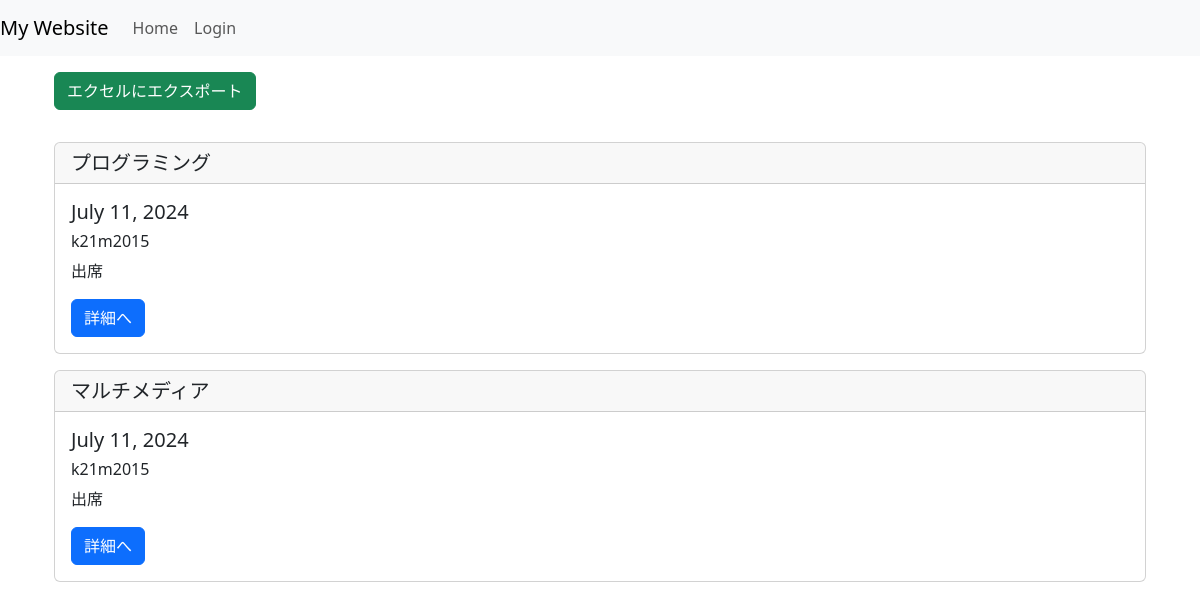
The page /list/ on the database as committed earlier.
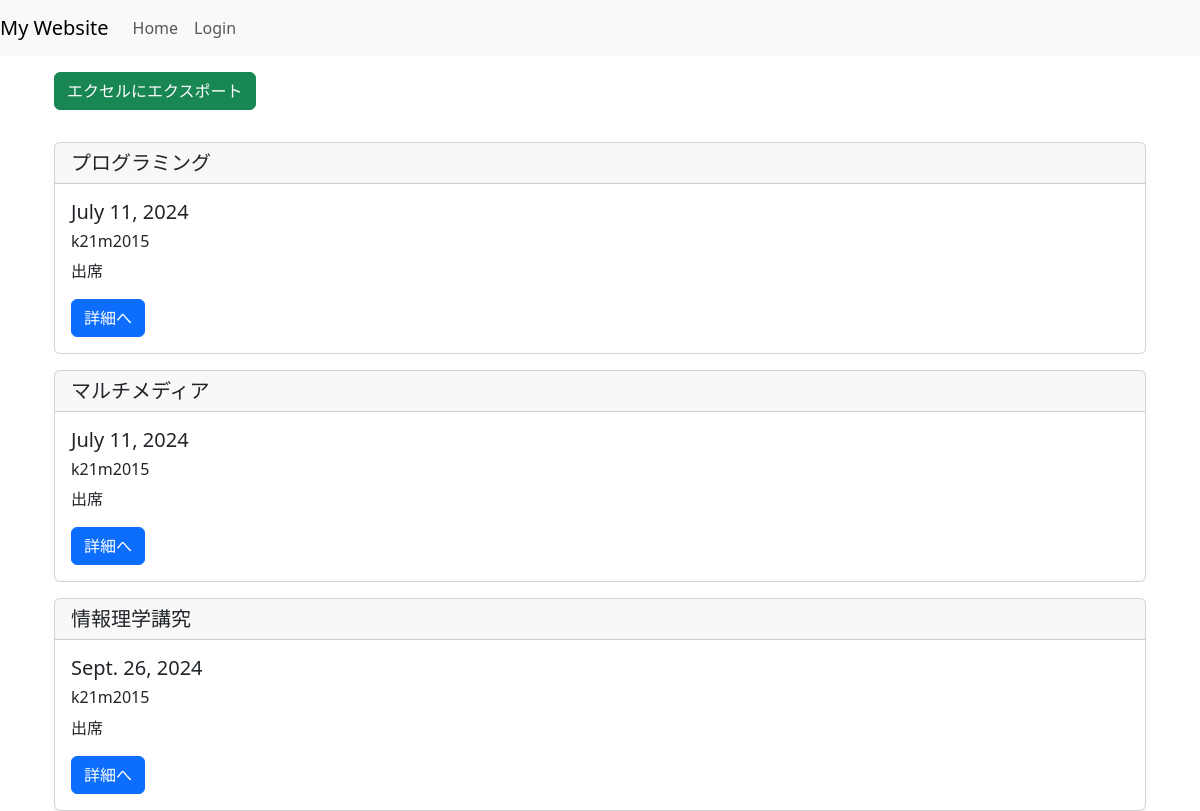
The same page on the database as committed later.
### blogpost/models.py (models this page shows, shortened)
class Attendance(models.Model):
    class_name = models.CharField(max_length=100)
    date = models.DateField()
    student_id = models.CharField(max_length=20)
    status = models.CharField(max_length=10, choices=[('出席', '出席'), ('欠席', '欠席'), ('遅刻', '遅刻')])
    image = models.ImageField(upload_to='attendance_images/', blank=True, null=True)  # 画像フィールドを追加

### blogpost/views.py (the view)
# urls.py: path('list/', views.BlogList.as_view(), name='list'),
class BlogList(ListView):
    model = Attendance
    template_name = 'list.html'

### templates/list.html (shortened to what this page needs)
{% extends 'base.html' %}
{% block content %}
<div class='container'>
    <a href="{% url 'export_to_excel' %}" class="btn btn-success mt-3 mb-3">エクセルにエクスポート</a>
    {% for item in object_list %}
    <div class="card mt-3">
        <h5 class="card-header">{{ item.class_name }}</h5>
        <div class="card-body">
            <h5 class="card-title">{{ item.date }}</h5>
            <h6 class="card-title">{{ item.student_id }}</h6>
            <p class="card-text">{{ item.status }}</p>
            <a href="{% url 'detail' item.pk %}" class="btn btn-primary">詳細へ</a>
        </div>
    </div>
    {% empty %}
    <p>出席データがありません。</p>
    {% endfor %}
</div>
{% endblock content %}

### templates/base.html (shortened to what this page needs)
<!DOCTYPE html>
<html lang="en">
<head>
    <link href="https://cdn.jsdelivr.net/npm/bootstrap@5.3.0-alpha1/dist/css/bootstrap.min.css" rel="stylesheet">
</head>
<body>
    <nav class="navbar navbar-expand-lg navbar-light bg-light">
        <a class="navbar-brand" href="/">My Website</a>
        <div class="collapse navbar-collapse">
            <ul class="navbar-nav">
                <li class="nav-item">
                    <a class="nav-link" href="/">Home</a>
                </li>
                <li class="nav-item">
                    <a class="nav-link" href="/accounts/login/">Login</a>
                </li>
            </ul>
        </div>
    </nav>
    <div class="container">
        {% block content %}{% endblock %}
    </div>
</body>
</html>

Rows that differ between the two databases and show on the page:
added Attendance: class_name "情報理学講究", date "Sept. 26, 2024", student_id "k21m2015", status "出席"
